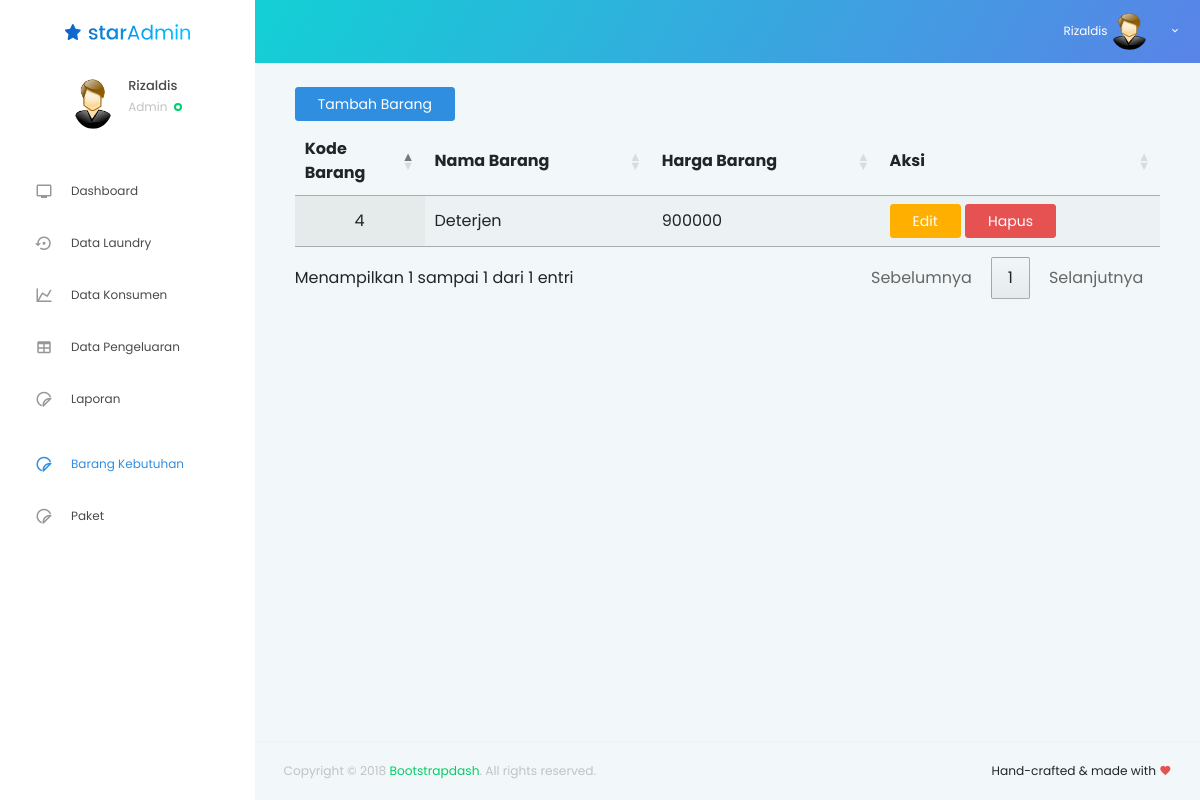
Page /page/admin/barang.php (signed in) on the committed database.
### tables this page shows
CREATE TABLE `vivalo_admin` (
  `id_admin` int(3) NOT NULL,
  `nama_admin` char(30) NOT NULL,
  `no_hp` varchar(15) DEFAULT NULL,
  `alamat` text NOT NULL
);

CREATE TABLE `vivalo_kebutuhan` (
  `kd_barang` int(5) NOT NULL,
  `nama_barang` varchar(20) NOT NULL,
  `harga` int(11) NOT NULL
);

### config/functions/mysqli.php (called while the page is built, shortened)
<?php
class Database
{
    public $connection;
    public function __construct($host, $user, $pass, $db)
    {
        $this->connection = mysqli_connect($host, $user, $pass, $db);
        return $this->connection;
    }
    public function query($sql)
    {
        return mysqli_query($this->connection, $sql);
    }
    public function fetch($res)
    {
        return mysqli_fetch_assoc($res);
    }
}

### config/config.php (called while the page is built, shortened)
<?php
require_once __DIR__."/functions/mysqli.php";
$db = new Database("localhost", "root", "", "vivalo");

### page/admin/barang.php (the view, shortened to what this page needs)
<!DOCTYPE html>
<html lang="en">
<?php
include 'attr_head.php';
?>
    <body>
      <div class="container-scroller">
      <?php
       include 'navbar.php';
        ?>
        <div class="container-fluid page-body-wrapper">
          <?php require_once __DIR__."/attr_nav.php" ?>
          <div class="main-panel">
            <div class="content-wrapper">
              <div class="row">
               <div class="container-fluid">
                 <div class="col-md-12">
                    <button type="button" class="btn btn-primary" data-toggle="modal" data-target="#exampleModal">
                      Tambah Barang
                    </button>
                    <table id="example" class="display" style="width:100%">
                        <thead>
                            <tr>
                                <th style="width: 15%;">Kode Barang</th>
                                <th>Nama Barang</th>
                                <th>Harga Barang</th>
                                <th>Aksi</th>
                            </tr>
                        </thead>
                        <tbody>
                            <?php foreach($db->query("SELECT * FROM `vivalo_kebutuhan` WHERE 1")->fetch_all() as $barang): ?>
                            <tr>
                                <td align="center"><?= $barang[0] ?></td>
                                <td><?= $barang[1] ?></td>
                                <td><?= $barang[2] ?></td>
                                <td><a href="edit_barang.php?kd_barang=<?php echo  $barang[0]; ?>" class="btn btn-warning">Edit</a>&nbsp;<a href="../action/hapus_barang.php?kd_barang=<?php echo  $barang[0]; ?>" class="btn btn-danger">Hapus</a></td>
                            </tr>
                            <?php endforeach ?>
                        </tbody>
                    </table>
                 </div>
               </div>
              </div>
            </div>
            <footer class="footer">
              <div class="container-fluid clearfix">
                <span class="text-muted d-block text-center text-sm-left d-sm-inline-block">Copyright © 2018
                  <a href="http://www.bootstrapdash.com/" target="_blank">Bootstrapdash</a>. All rights reserved.</span>
                <span class="float-none float-sm-right d-block mt-1 mt-sm-0 text-center">Hand-crafted &amp; made with
                  <i class="mdi mdi-heart text-danger"></i>
                </span>
              </div>
            </footer>
          </div>
        </div>
      </div>
    </body></html>

### page/admin/navbar.php (shortened to what this page needs)
 <nav class="navbar default-layout col-lg-12 col-12 p-0 fixed-top d-flex flex-row">
  <div class="text-center navbar-brand-wrapper d-flex align-items-top justify-content-center">
    <a class="navbar-brand brand-logo" href="index.html">
      <img src="../../asset/images/logo.svg" alt="logo">
    </a>
  </div>
  <div class="navbar-menu-wrapper d-flex align-items-center">
    <ul class="navbar-nav navbar-nav-right">
      <li class="nav-item dropdown d-none d-xl-inline-block">
        <a class="nav-link dropdown-toggle" id="UserDropdown" href="#" data-toggle="dropdown" aria-expanded="false">
          <span class="profile-text">
               <?php
                if ($_SESSION['user_level'] == 'Admin') {
                  $admin = $db->fetch($db->query("SELECT * FROM `vivalo_admin` WHERE `id_admin` = '".$_SESSION["user_info"]["id_admin"]."'"));
                  echo $admin["nama_admin"];
                }else{
                  $admin = $db->fetch($db->query("SELECT * FROM `vivalo_manajer` WHERE `id_manajer` = '".$_SESSION["user_info"]["id_manajer"]."'"));
                  echo $admin["nama_manajer"];
                }
                ?>
            <?php if ($_SESSION['user_level'] == 'Admin') { ?>
              <img class="img-xs rounded-circle" src="../../asset/img/admin.png" alt="Profile image">
            <?php }else{ ?>
            <img class="img-xs rounded-circle" src="../../asset/img/manajer.png" alt="Profile image">
          <?php } ?>
        </a>
      </li>
    </ul>
  </div>
</nav>

### page/admin/attr_nav.php (shortened to what this page needs)
<nav class="sidebar sidebar-offcanvas" id="sidebar">
  <ul class="nav">
    <li class="nav-item nav-profile">
      <div class="nav-link">
        <div class="user-wrapper">
          <div class="profile-image">
            <?php if ($_SESSION['user_level'] == 'Admin') { ?>
              <img src="../../asset/img/admin.png" alt="profile image">
            <?php }else{ ?>
              <img src="../../asset/img/manajer.png" alt="profile image">
            <?php } ?>
          </div>
          <div class="text-wrapper">
            <?php
            if ($_SESSION['user_level'] == 'Admin') {
              $admin = $db->fetch($db->query("SELECT * FROM `vivalo_admin` WHERE `id_admin` = '".$_SESSION["user_info"]["id_admin"]."'"));
              echo '<p class="profile-name">'.$admin["nama_admin"].'</p>';
            }else{
              $admin = $db->fetch($db->query("SELECT * FROM `vivalo_manajer` WHERE `id_manajer` = '".$_SESSION["user_info"]["id_manajer"]."'"));
              echo '<p class="profile-name">'.$admin["nama_manajer"].'</p>';
            }
            ?>
            <div>
              <small class="designation text-muted"><?= $_SESSION["user_level"] ?></small>
              <span class="status-indicator online"></span>
            </div>
          </div>
        </div>
      </div>
    </li>
    <?php if ($_SESSION["user_level"] != "Manajer"): ?>
    <li class="nav-item">
      <a class="nav-link" href="index.php">
        <i class="menu-icon mdi mdi-television"></i>
        <span class="menu-title">Dashboard</span>
      </a>
    </li>
    <li class="nav-item">
      <a class="nav-link" href="data_laundry.php">
        <i class="menu-icon mdi mdi-backup-restore"></i>
        <span class="menu-title">Data Laundry</span>
      </a>
    </li>
    <li class="nav-item">
      <a class="nav-link" href="data_konsumen.php">
        <i class="menu-icon mdi mdi-chart-line"></i>
        <span class="menu-title">Data Konsumen</span>
      </a>
    </li>
    <li class="nav-item">
      <a class="nav-link" href="data_pengeluaran.php">
        <i class="menu-icon mdi mdi-table"></i>
        <span class="menu-title">Data Pengeluaran</span>
      </a>
    </li>
    <?php endif ?>
    <li class="nav-item">
      <a class="nav-link" href="laporan.php">
        <i class="menu-icon mdi mdi-sticker"></i>
        <span class="menu-title">Laporan</span>
      </a>
    </li>
    <li class="nav-item">
    </li>
    <?php if ($_SESSION["user_level"] != "Manajer"): ?>
    <li class="nav-item">
      <a class="nav-link" href="<?= APP_URL ?>page/admin/barang.php">
        <i class="menu-icon mdi mdi-sticker"></i>
        <span class="menu-title">Barang Kebutuhan</span>
      </a>
    </li>
    <li class="nav-item">
      <a class="nav-link" href="<?= APP_URL ?>page/admin/paket.php">
        <i class="menu-icon mdi mdi-sticker"></i>
        <span class="menu-title">Paket</span>
      </a>
    </li>
    <?php endif ?>
  </ul>
</nav>

### rows in the picture
vivalo_admin: nama_admin "Rizaldis"
vivalo_kebutuhan: kd_barang "4", nama_barang "Deterjen", harga "900000"

### other values in the picture
$_SESSION["user_level"] "Admin"
